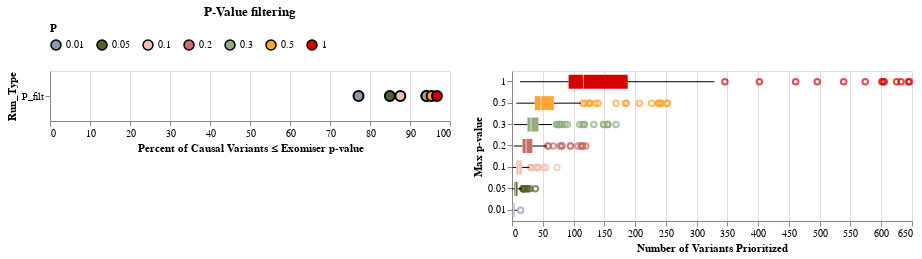

The cell this chart's notebook holds for it:
### Code cell
es_exomiser = alt.hconcat(es_exomiser_pvals, es_exomiser_box_bplot).resolve_scale(color='independent')
es_exomiser

### Figure 1 — Vega-Lite specification as saved in the notebook (floating-point values rounded to 4 significant figures; data arrays with more than 128 entries replaced by an {"elided": "..."} marker saying what was removed)
{"config": {"view": {"continuousWidth": 300, "continuousHeight": 300}}, "hconcat": [{"data": {"name": "data-9dccb68a8fe1d395cd1f8a3f856ba2d8"}, "mark": {"type": "circle", "filled": true, "opacity": 1, "size": 100, "stroke": "black"}, "encoding": {"color": {"field": "P", "legend": {"direction": "horizontal", "orient": "top"}, "scale": {"domain": [0.01, 0.05, 0.1, 0.2, 0.3, 0.5, 1], "range": ["#8c9ab1", "#56642a", "#f4bfb1", "#c86e66", "#93ac83", "#ffa52f", "#d60000"]}, "sort": "-x", "type": "nominal"}, "tooltip": [{"field": "Run_Type", "type": "nominal"}, {"field": "Num_Variants", "type": "quantitative"}, {"field": "Percent_Variants", "type": "quantitative"}, {"field": "P", "type": "quantitative"}], "x": {"field": "Percent_Variants", "scale": {"domain": [0, 100]}, "title": "Percent of Causal Variants ≤ Exomiser p-value", "type": "quantitative"}, "y": {"field": "Run_Type", "type": "nominal"}}, "height": 50, "title": "P-Value filtering", "width": 400}, {"data": {"name": "data-ff24a7bdb6e0c520a1689b5395208148"}, "mark": {"type": "boxplot"}, "encoding": {"color": {"field": "Threshold", "legend": null, "scale": {"domain": [1, 0.5, 0.3, 0.2, 0.1, 0.05, 0.01], "range": ["#d60000", "#ffa52f", "#93ac83", "#c86e66", "#f4bfb1", "#56642a", "#8c9ab1"]}, "sort": [1, 0.5, 0.3, 0.2, 0.1, 0.05, 0.01], "type": "nominal"}, "x": {"field": "Num_Variants", "title": "Number of Variants Prioritized", "type": "quantitative"}, "y": {"field": "Threshold", "sort": [1, 0.5, 0.3, 0.2, 0.1, 0.05, 0.01], "title": "Max p-value", "type": "nominal"}}, "height": 150, "width": 400}], "resolve": {"scale": {"color": "independent"}}, "$schema": "https://vega.github.io/schema/vega-lite/v5.17.0.json", "datasets": {"data-9dccb68a8fe1d395cd1f8a3f856ba2d8": [{"Run_Type": "P_filt", "P": 0.01, "Num_Variants": 118, "Percent_Variants": 77.12}, {"Run_Type": "P_filt", "P": 0.05, "Num_Variants": 130, "Percent_Variants": 84.97}, {"Run_Type": "P_filt", "P": 0.1, "Num_Variants": 134, "Percent_Variants": 87.58}, {"Run_Type": "P_filt", "P": 0.2, "Num_Variants": 144, "Percent_Variants": 94.12}, {"Run_Type": "P_filt", "P": 0.3, "Num_Variants": 144, "Percent_Variants": 94.12}, {"Run_Type": "P_filt", "P": 0.5, "Num_Variants": 146, "Percent_Variants": 95.42}, {"Run_Type": "P_filt", "P": 1.0, "Num_Variants": 148, "Percent_Variants": 96.73}], "data-ff24a7bdb6e0c520a1689b5395208148": {"elided": "875 records"}}}
